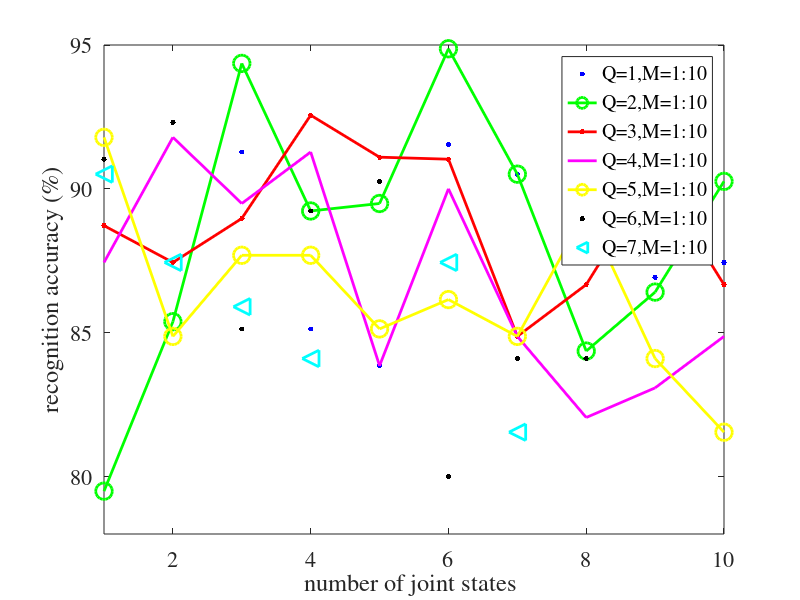

Write the MATLAB code that produced this figure.
% different Q and M wrt performances
% record by changing Q, and M individually in the main function
% For each Q=1,2,..., we record accuracy with M from 1:10.

close all;
clear;clc

Record=[59.74 76.15 91.28 85.13 83.85 91.54 90.51 88.46 86.92 87.44;
        79.49 85.38 94.36 89.23 89.49 94.87 90.51 84.36 86.41 90.26;
        88.72 87.44 88.97 92.56 91.10 91.03 84.87 86.67 90.51 86.67;
        87.44 91.79 89.49 91.28 83.85 90.00 84.87 82.05 83.08 84.87;
        91.79 84.87 87.69 87.69 85.13 86.15 84.87 89.23 84.10 81.54;
        91.03 92.31 85.13 89.23 90.26 80.00 84.10 84.10 NaN   NaN  ;
        90.51 87.44 85.90 84.10 74.10 87.44 81.54 NaN   NaN   NaN  ;
        89.23 81.54 76.92 87.69 83.59 NaN   NaN   NaN   NaN   NaN  ;   
       ];
   
 set(0,'DefaultTextFontName','Times',...
'DefaultTextFontSize',16,...
'DefaultAxesFontName','Times',...
'DefaultAxesFontSize',16,...
'DefaultLineLineWidth',2,...
'DefaultLineMarkerSize',12);
   
   M=1:10;
   plot(M,Record(1,:),'b.');  hold on;
   plot(M,Record(2,:),'g-o'); hold on;
   plot(M,Record(3,:),'r.-'); hold on;
   plot(M,Record(4,:),'m-');  hold on;
   plot(M,Record(5,:),'y-o'); hold on;
   plot(M,Record(6,:),'k.');  hold on;
   plot(M,Record(7,:),'c<');  hold off;
   %plot(M,Record(8,:),'b-s'); hold off;
   
   xlabel('number of joint states ');
   ylabel('recognition accuracy (%)');
    axis([1 10 78 95]);
   legend('Q=1,M=1:10','Q=2,M=1:10','Q=3,M=1:10','Q=4,M=1:10','Q=5,M=1:10', 'Q=6,M=1:10','Q=7,M=1:10');% ,'Q=8,M=1:10
  
   